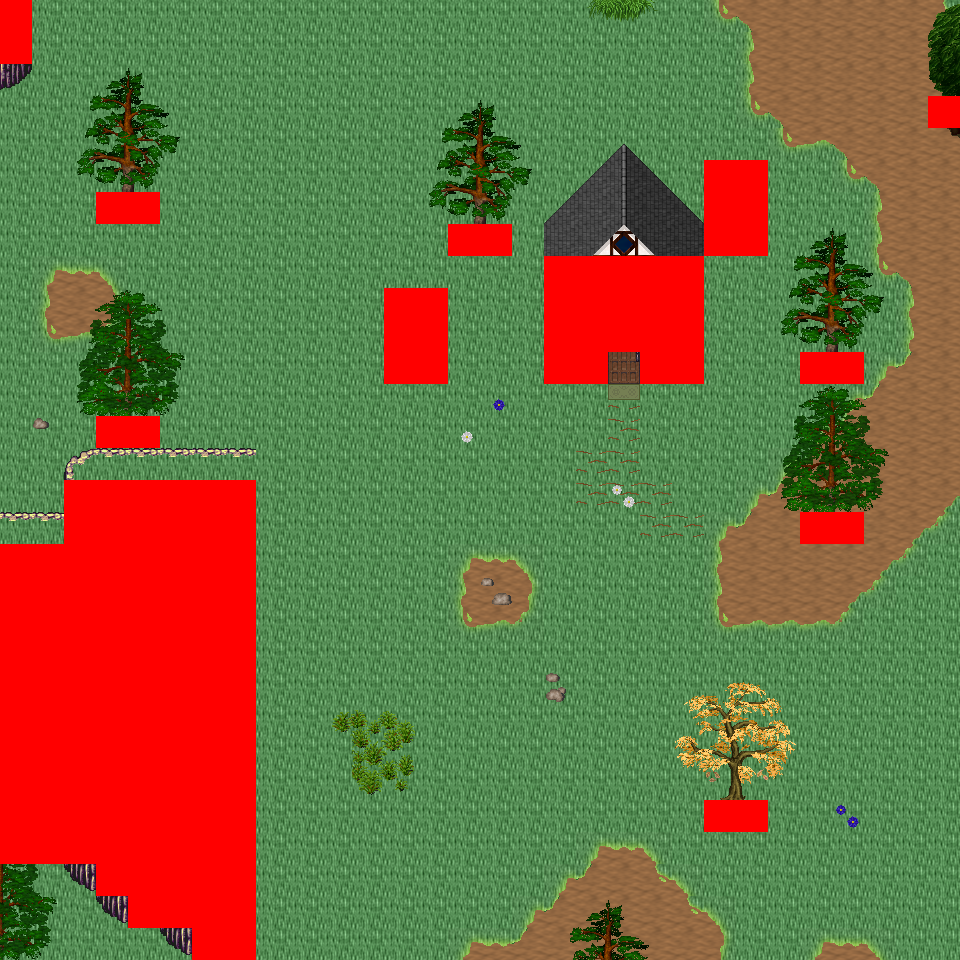

This is a level from a 2D game, rendered from its Tiled map with the project's own tilesets. A one-line summary and the map file follow, with tile-layer data summarised:
An orthogonal 30x30 tile map with 32x32 px tiles, 6 tile layers (Ground, Object, Object2, Above, ...), 33 tilesets and 5 objects (5x mapExit).

<map version="1.0" orientation="orthogonal" renderorder="right-down" width="30" height="30" tilewidth="32" tileheight="32" nextobjectid="6">
  <tileset firstgid="1" name="tileset_logic_collision" tilewidth="32" tileheight="32" tilecount="1" columns="1">
    <image source="../drawable/tileset_logic_collision.png" width="32" height="32" />
  </tileset>
  <tileset firstgid="2" name="tileset_ground_ground" tilewidth="32" tileheight="32" tilecount="33" columns="3">
    <image source="../drawable/tileset_ground_ground.png" width="96" height="352" />
  </tileset>
  <tileset firstgid="35" name="tileset_building_house_3" tilewidth="32" tileheight="32" tilecount="48" columns="6">
    <image source="../drawable/tileset_building_house_3.png" width="192" height="256" />
  </tileset>
  <tileset firstgid="83" name="tileset_building_house_chalet" tilewidth="32" tileheight="32" tilecount="56" columns="7">
    <image source="../drawable/tileset_building_house_chalet.png" width="224" height="256" />
  </tileset>
  <tileset firstgid="139" name="tileset_terrain_grassland" tilewidth="32" tileheight="32" tilecount="88" columns="8">
    <image source="../drawable/tileset_terrain_grassland.png" width="256" height="352" />
  </tileset>
  <tileset firstgid="227" name="tileset_ground_grass_edges" tilewidth="32" tileheight="32" tilecount="36" columns="12">
    <image source="../drawable/tileset_ground_grass_edges.png" width="384" height="96" />
  </tileset>
  <tileset firstgid="263" name="tileset_ground_grass_corners" tilewidth="32" tileheight="32" tilecount="24" columns="6">
    <image source="../drawable/tileset_ground_grass_corners.png" width="192" height="128" />
  </tileset>
  <tileset firstgid="287" name="tileset_ground_grass_2" tilewidth="32" tileheight="32" tilecount="21" columns="3">
    <image source="../drawable/tileset_ground_grass_2.png" width="96" height="224" />
  </tileset>
  <tileset firstgid="308" name="tileset_plant_tree_fall_trees" tilewidth="32" tileheight="32" tilecount="40" columns="8">
    <image source="../drawable/tileset_plant_tree_fall_trees.png" width="256" height="160" />
  </tileset>
  <tileset firstgid="348" name="tileset_plant_tree_pine_tree" tilewidth="32" tileheight="32" tilecount="20" columns="4">
    <image source="../drawable/tileset_plant_tree_pine_tree.png" width="128" height="160" />
  </tileset>
  <tileset firstgid="368" name="tileset_plant_tree_pine_tree_1" tilewidth="32" tileheight="32" tilecount="20" columns="4">
    <image source="../drawable/tileset_plant_tree_pine_tree_1.png" width="128" height="160" />
  </tileset>
  <tileset firstgid="388" name="tileset_plant_tree_tree_darkgreen" tilewidth="32" tileheight="32" tilecount="88" columns="8">
    <image source="../drawable/tileset_plant_tree_tree_darkgreen.png" width="256" height="352" />
  </tileset>
  <tileset firstgid="476" name="tileset_plant_tree_evergreen" tilewidth="32" tileheight="32" tilecount="36" columns="3">
    <image source="../drawable/tileset_plant_tree_evergreen.png" width="96" height="384" />
  </tileset>
  <tileset firstgid="512" name="tileset_plant_tree_dead_tree_3" tilewidth="32" tileheight="32" tilecount="16" columns="4">
    <image source="../drawable/tileset_plant_tree_dead_tree_3.png" width="128" height="128" />
  </tileset>
  <tileset firstgid="528" name="tileset_plant_stump_hollow_logs" tilewidth="32" tileheight="32" tilecount="6" columns="3">
    <image source="../drawable/tileset_plant_stump_hollow_logs.png" width="96" height="64" />
  </tileset>
  <tileset firstgid="534" name="tileset_plant_stump_stump_purple" tilewidth="32" tileheight="32" tilecount="4" columns="2">
    <image source="../drawable/tileset_plant_stump_stump_purple.png" width="64" height="64" />
  </tileset>
  <tileset firstgid="538" name="tileset_plant_leaves" tilewidth="32" tileheight="32" tilecount="8" columns="4">
    <image source="../drawable/tileset_plant_leaves.png" width="128" height="64" />
  </tileset>
  <tileset firstgid="546" name="tileset_building_door_brown_door" tilewidth="32" tileheight="32" tilecount="3" columns="1">
    <image source="../drawable/tileset_building_door_brown_door.png" width="32" height="96" />
  </tileset>
  <tileset firstgid="549" name="tileset_item_pot_barrel_with_flower" tilewidth="32" tileheight="32" tilecount="2" columns="2">
    <image source="../drawable/tileset_item_pot_barrel_with_flower.png" width="64" height="32" />
  </tileset>
  <tileset firstgid="551" name="tileset_ground_rock_pebbles" tilewidth="32" tileheight="32" tilecount="3" columns="1">
    <image source="../drawable/tileset_ground_rock_pebbles.png" width="32" height="96" />
  </tileset>
  <tileset firstgid="554" name="tileset_plant_mushroom3" tilewidth="32" tileheight="32" tilecount="2" columns="2">
    <image source="../drawable/tileset_plant_mushroom3.png" width="64" height="32" />
  </tileset>
  <tileset firstgid="556" name="tileset_plant_bush_large_green" tilewidth="32" tileheight="32" tilecount="9" columns="3">
    <image source="../drawable/tileset_plant_bush_large_green.png" width="96" height="96" />
  </tileset>
  <tileset firstgid="565" name="tileset_plant_flower_daisy_blue" tilewidth="32" tileheight="32" tilecount="8" columns="2">
    <image source="../drawable/tileset_plant_flower_daisy_blue.png" width="64" height="128" />
  </tileset>
  <tileset firstgid="573" name="tileset_plant_flower_daisy_red" tilewidth="32" tileheight="32" tilecount="8" columns="2">
    <image source="../drawable/tileset_plant_flower_daisy_red.png" width="64" height="128" />
  </tileset>
  <tileset firstgid="581" name="tileset_plant_flower_daisy_white" tilewidth="32" tileheight="32" tilecount="8" columns="2">
    <image source="../drawable/tileset_plant_flower_daisy_white.png" width="64" height="128" />
  </tileset>
  <tileset firstgid="589" name="tileset_plant_flower_daisy_yellow" tilewidth="32" tileheight="32" tilecount="8" columns="2">
    <image source="../drawable/tileset_plant_flower_daisy_yellow.png" width="64" height="128" />
  </tileset>
  <tileset firstgid="597" name="tileset_plant_flower_stone_edge_beds" tilewidth="32" tileheight="32" tilecount="24" columns="8">
    <image source="../drawable/tileset_plant_flower_stone_edge_beds.png" width="256" height="96" />
  </tileset>
  <tileset firstgid="621" name="tileset_logic_creature_human_evil" tilewidth="32" tileheight="32" tilecount="16" columns="8">
    <image source="../drawable/tileset_logic_creature_human_evil.png" width="256" height="64" />
  </tileset>
  <tileset firstgid="637" name="tileset_logic_creature_animal" tilewidth="32" tileheight="32" tilecount="32" columns="8">
    <image source="../drawable/tileset_logic_creature_animal.png" width="256" height="128" />
  </tileset>
  <tileset firstgid="669" name="tileset_ground_tall_grass" tilewidth="32" tileheight="32" tilecount="15" columns="5">
    <image source="../drawable/tileset_ground_tall_grass.png" width="160" height="96" />
  </tileset>
  <tileset firstgid="684" name="tileset_logic_creature_reptile" tilewidth="32" tileheight="32" tilecount="7" columns="7">
    <image source="../drawable/tileset_logic_creature_reptile.png" width="224" height="32" />
  </tileset>
  <tileset firstgid="691" name="tileset_logic_creature_fowl" tilewidth="32" tileheight="32" tilecount="6" columns="6">
    <image source="../drawable/tileset_logic_creature_fowl.png" width="192" height="32" />
  </tileset>
  <tileset firstgid="697" name="tileset_object_stone_well" tilewidth="32" tileheight="32" tilecount="6" columns="2">
    <image source="../drawable/tileset_object_stone_well.png" width="64" height="96" />
  </tileset>
  <layer name="Ground" width="30" height="30">
    <data>[900 cells, 900 non-empty, 2 distinct tile ids]</data>
  </layer>
  <layer name="Object" width="30" height="30">
    <data>[900 cells, 182 non-empty, 51 distinct tile ids]</data>
  </layer>
  <layer name="Object2" width="30" height="30">
    <data>[900 cells, 42 non-empty, 41 distinct tile ids]</data>
  </layer>
  <layer name="Above" width="30" height="30">
    <data>[900 cells, 103 non-empty, 63 distinct tile ids]</data>
  </layer>
  <layer name="Above2" width="30" height="30">
    <data>[900 cells, 40 non-empty, 16 distinct tile ids]</data>
  </layer>
  <layer name="Walkable" width="30" height="30">
    <data>[900 cells, 149 non-empty, 1 distinct tile ids]</data>
  </layer>
  <objectgroup name="MapEvents">
    <object id="1" name="north" type="mapExit" x="32" y="0" width="928" height="32">
      <properties>
        <property name="map" value="level_0_x21_y8" />
        <property name="x" value="1" />
        <property name="y" value="28" />
      </properties>
    </object>
    <object id="2" name="south" type="mapExit" x="0" y="928" width="192" height="32">
      <properties>
        <property name="map" value="level_0_x21_y10" />
        <property name="x" value="0" />
        <property name="y" value="1" />
      </properties>
    </object>
    <object id="3" name="south2" type="mapExit" x="256" y="928" width="704" height="32">
      <properties>
        <property name="map" value="level_0_x21_y10" />
        <property name="x" value="8" />
        <property name="y" value="1" />
      </properties>
    </object>
    <object id="4" name="west" type="mapExit" x="0" y="64" width="32" height="480">
      <properties>
        <property name="map" value="level_0_x20_y9" />
        <property name="x" value="28" />
        <property name="y" value="2" />
      </properties>
    </object>
    <object id="5" name="west2" type="mapExit" x="0" y="864" width="32" height="96">
      <properties>
        <property name="map" value="level_0_x20_y9" />
        <property name="x" value="28" />
        <property name="y" value="27" />
      </properties>
    </object>
  </objectgroup>
</map>
